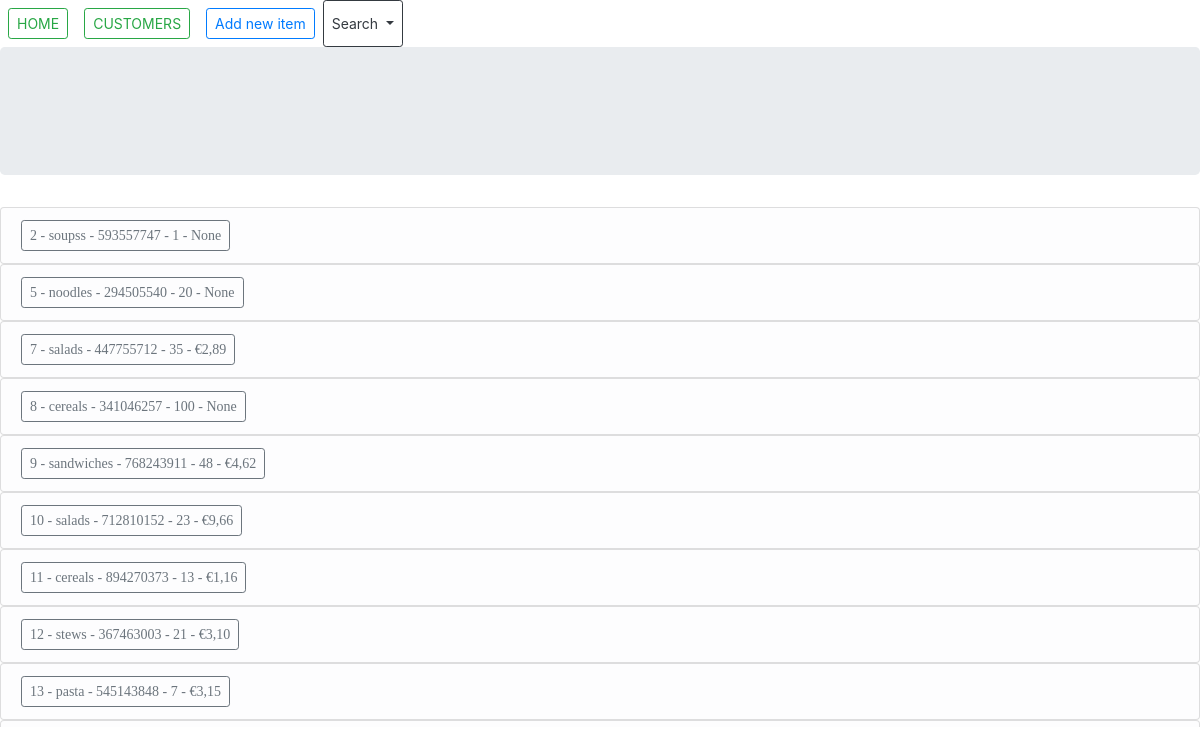
/items, run on the app's committed database.
### models.py (models this page shows)
class Item(db.Model):
    item_id = db.Column(db.Integer, primary_key=True, autoincrement=True)
    name = db.Column(db.String(100), unique=False)
    serial = db.Column(db.String(30), unique=True)
    quantity = db.Column(db.Integer)
    price = db.Column(db.Integer)
    def __repr__(self):
        return "{} - {} - {} - {} - {}".format(self.item_id, self.name, self.serial, self.quantity, self.price)

### app.py (the view)
@app.route("/items", methods=["POST", "GET"])
def items():
    form = SelectItemForm()
    all_items = show_all_items()
    return render_template("items.html", all_items=all_items, form=form)

### models.py (called while the page is built)
def show_all_items():
    all_items = Item.query.all()
    return all_items

### templates/items.html (shortened to what this page needs)
{%extends "customers_items_layout.html"%}
{%block content%}
  <nav class="navbar-fixed-top navbar-expand-lg navbar-light">
    <div class="navbar-nav navbar-fixed-top">
      <a class="nav-item nav-link" href="{{ url_for('home') }}"><button class="btn btn-outline-success btn-sm" type="button">HOME</button></a>
      <a class="nav-item nav-link" href="{{ url_for('customers') }}"><button class="btn btn-outline-success btn-sm" type="button">CUSTOMERS</button></a>
      <a class="nav-item nav-link" href="{{ url_for('add_new_item') }}"><button class="btn btn-outline-primary btn-sm" type="button">Add new item</button></a>
      <button class="btn  btn-outline-dark btn-sm dropdown-toggle" type="button" id="dropdownMenuButton" data-toggle="dropdown" aria-haspopup="true" aria-expanded="false">
        Search
      </button>
    </div>
  </nav>
<div class="jumbotron">
</div>
<div style="height:520px;width:520  px;font:16px/26px Georgia, Garamond, Serif;overflow:auto;">
  <strong>{%for item in all_items%}</strong>
  <ul class="list-group">
    <li class="list-group-item list-group-item-light"> <a href={{item.item_id}}><button class="btn btn-sm btn-outline-secondary" type="button">{{item}}</button></a></li>
  </ul>
  {%endfor%}
</div>
{%endblock content%}

### data on the page
Item: item_id+name+serial "2 - soupss - 593557747 - 1 - None"
Item: item_id+name+serial "5 - noodles - 294505540 - 20 - None"
Item: item_id+name+serial "7 - salads - 447755712 - 35 - €2,89"
Item: item_id+name+serial "8 - cereals - 341046257 - 100 - None"
Item: item_id+name+serial "9 - sandwiches - 768243911 - 48 - €4,62"
Item: item_id+name+serial "10 - salads - 712810152 - 23 - €9,66"
Item: item_id+name+serial "11 - cereals - 894270373 - 13 - €1,16"
Item: item_id+name+serial "12 - stews - 367463003 - 21 - €3,10"
Item: item_id+name+serial "13 - pasta - 545143848 - 7 - €3,15"
